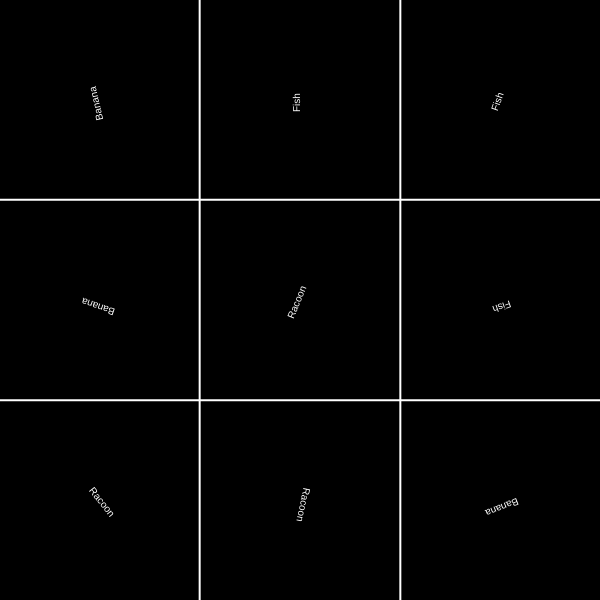
Frame 1 (no input)
Frame 60 (no input): identical to frame 1, image omitted
Frame 120 (the mouse pressed at the canvas centre since frame 60): identical to frame 1, image omitted

The p5.js sketch that drew this single still picture (run headless with seeded random() and noise() and a simulated clock; from frame 60 on, the mouse is pressed at the canvas centre):

// p5.js sketch
// ── sketch.js
// let border = 20;
let anzahlSlider;
let abstandSlider;
let textSlider;
let rotationAngles = [];
let randomWords = [];

function setup() {
  background(220);
  noStroke();
  textAlign(CENTER);

  anzahlSlider = createSlider(1, 13, 3);
  abstandSlider = createSlider(2, 60, 2);
  textSlider = createSlider(4, 30, 10);

  for (let i = 0; i < 13 * 13; i++) {
    rotationAngles[i] = random(TWO_PI);
    let words = ["Banana", "Fish", "Hobbit", "Racoon" ]; 
    randomWords[i] = random(words);
  }



}

function draw() {
  createCanvas(600, 600);
  anzahl = anzahlSlider.value();
  abstand = abstandSlider.value();
  tSize = textSlider.value();



  let groesse = width / anzahl - abstand + abstand / anzahl;
  // let groesse = width / anzahl - abstand + abstand / anzahl + 10 * noise(0.005 * frameCount);;


  textSize(tSize);

  let colorShift = 10 * noise(0.005 * frameCount);



  for (let i = 0; i < anzahl; i++) {
    for (let j = 0; j < anzahl; j++) {
      let x = i * groesse + i * abstand;
      let y = j * groesse + j * abstand;
      let textX = x + groesse / 2;
      let textY = y + groesse / 2 + tSize / 3 ;

      // fill(200 - i * 3 * colorShift, 200, 255);
      fill(0, 0, 0);

      
      rect(x, y, groesse, groesse);

      fill(255);

      push();
      translate(textX, textY);
      rotate(rotationAngles[i + j * 13]);
      text(randomWords[i + j * 13], 0, 0); 
      pop(); 

    }
  }
  console.log("anzahl", anzahl);
  console.log("anzahlSlider", anzahlSlider);



}
